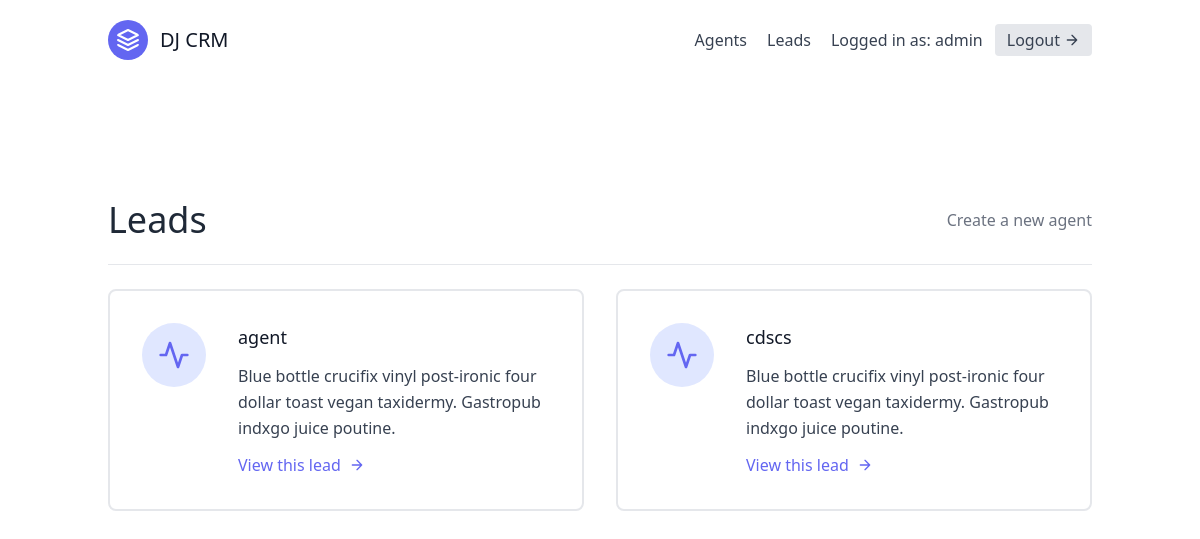
Screenshot of /agents/ (signed in) with the database file from the repository.
### leads/models.py (models this page shows, shortened)
class User(AbstractUser):
    is_organisor = models.BooleanField(default=True)
    is_agent = models.BooleanField(default=False)

class Agent(models.Model):
    user = models.OneToOneField(User, on_delete=models.CASCADE)
    organisation = models.ForeignKey(UserProfile, on_delete=models.CASCADE)

### agents/views.py (the view)
# urls.py: path('', AgentListView.as_view(), name='agent-list'),
class AgentListView(OrganisorAndLoginRequiredMixin, generic.ListView):
    template_name = "agents/agent_list.html"
    def get_queryset(self):
        organisation = self.request.user.userprofile
        return Agent.objects.filter(organisation = organisation)

### agents/mixins.py (called while the page is built)
    def dispatch(self, request, *args, **kwargs):
        if not request.user.is_authenticated or not request.user.is_organisor:
            return redirect('leads:lead-list')
        return super().dispatch(request, *args, **kwargs)

### agents/templates/agents/agent_list.html
{% extends "_base.html" %}
{% block content %}
  <section class="text-gray-700 body-font">
    <div class="container px-5 py-24 mx-auto flex flex-wrap">
        <div class="w-full mb-6 py-6 flex justify-between items-center border-b border-gray-200">
            <div>
                <h1 class="text-4xl text-gray-800">Leads</h1>
            </div>
            <div>
                <a class="text-gray-500 hover:text-blue-500" href="{% url 'agents:agent-create' %}">Create a new agent</a>
            </div>
        </div>
        <div class="flex flex-wrap -m-4">
            {% for agent in object_list %}
            <div class="p-4 lg:w-1/2 md:w-full">
                <div class="flex border-2 rounded-lg border-gray-200 p-8 sm:flex-row flex-col">
                    <div class="w-16 h-16 sm:mr-8 sm:mb-0 mb-4 inline-flex items-center justify-center rounded-full bg-indigo-100 text-indigo-500 flex-shrink-0">
                        <svg fill="none" stroke="currentColor" stroke-linecap="round" stroke-linejoin="round" stroke-width="2" class="w-8 h-8" viewBox="0 0 24 24">
                            <path d="M22 12h-4l-3 9L9 3l-3 9H2"></path>
                        </svg>
                    </div>
                    <div class="flex-grow">
                        <h2 class="text-gray-900 text-lg title-font font-medium mb-3">
                            {{ agent.user.username }}
                        </h2>
                        <p class="leading-relaxed text-base">
                            Blue bottle crucifix vinyl post-ironic four dollar toast vegan taxidermy. Gastropub indxgo juice poutine.
                        </p>
                        <a href="{% url 'agents:agent-detail' agent.pk %}" class="mt-3 text-indigo-500 inline-flex items-center">
                            View this lead
                            <svg fill="none" stroke="currentColor" stroke-linecap="round" stroke-linejoin="round" stroke-width="2" class="w-4 h-4 ml-2" viewBox="0 0 24 24">
                                <path d="M5 12h14M12 5l7 7-7 7"></path>
                            </svg>
                        </a>
                    </div>
                </div>
            </div>
            {% endfor %}
        </div>
    </div>
  </section>
{% endblock content %}

### templates/navbar.html (shortened to what this page needs)
<header class="text-gray-700 body-font">
  <div class="container mx-auto flex flex-wrap p-5 flex-col md:flex-row items-center">
    <a class="flex title-font font-medium items-center text-gray-900 mb-4 md:mb-0">
      <svg xmlns="http://www.w3.org/2000/svg" fill="none" stroke="currentColor" stroke-linecap="round" stroke-linejoin="round" stroke-width="2" class="w-10 h-10 text-white p-2 bg-indigo-500 rounded-full" viewBox="0 0 24 24">
        <path d="M12 2L2 7l10 5 10-5-10-5zM2 17l10 5 10-5M2 12l10 5 10-5"></path>
      </svg>
      <span class="ml-3 text-xl">DJ CRM</span>
    </a>
    <nav class="md:ml-auto flex flex-wrap items-center text-base justify-center">
      {% if not request.user.is_authenticated %}
        <a href="{% url 'signup' %}" class="mr-5 hover:text-gray-900">Signup</a>
      {% else %}
          {% if request.user.is_organisor %}
              <a href="{% url 'agents:agent-list' %}" class="mr-5 hover:text-gray-900">Agents</a>
          {% endif %}
        <a href="{% url 'leads:lead-list' %}" class="mr-5 hover:text-gray-900">Leads</a>
      {% endif %}
    </nav>
    {% if request.user.is_authenticated %}
      Logged in as: {{ request.user.username }}
      <a href="{% url 'logout' %}" class="ml-3 inline-flex items-center bg-gray-200 border-0 py-1 px-3 focus:outline-none hover:bg-gray-300 rounded text-base mt-4 md:mt-0">
        Logout
          <svg fill="none" stroke="currentColor" stroke-linecap="round" stroke-linejoin="round" stroke-width="2" class="w-4 h-4 ml-1" viewBox="0 0 24 24">
              <path d="M5 12h14M12 5l7 7-7 7"></path>
          </svg>
      </a>
    {% endif %}
  </div>
</header>

### rows the page displays
User: user.username "admin"
Agent: user.username "agent"
Agent: user.username "cdscs"
